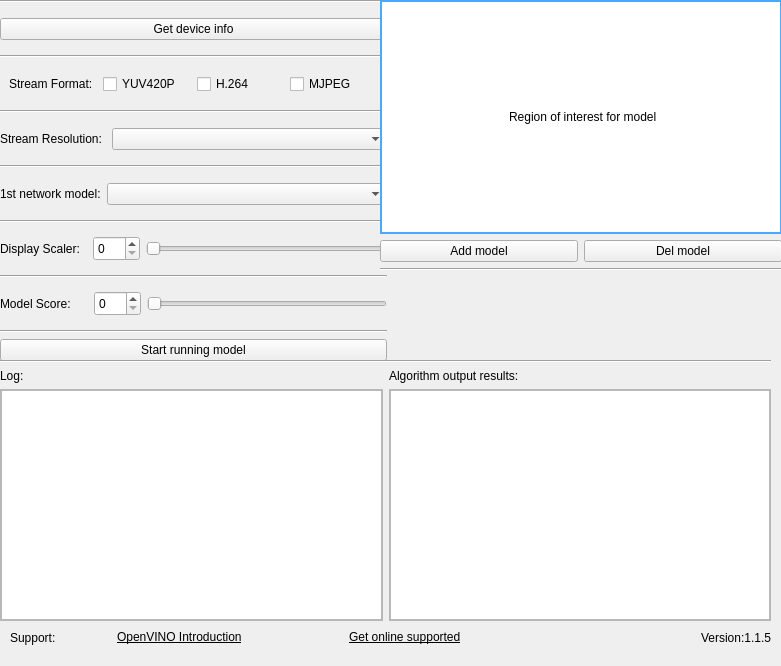
<?xml version="1.0" encoding="UTF-8"?>
<ui version="4.0">
 <class>Widget</class>
 <widget class="QWidget" name="Widget">
  <property name="geometry">
   <rect>
    <x>0</x>
    <y>0</y>
    <width>781</width>
    <height>666</height>
   </rect>
  </property>
  <property name="minimumSize">
   <size>
    <width>781</width>
    <height>666</height>
   </size>
  </property>
  <property name="maximumSize">
   <size>
    <width>781</width>
    <height>666</height>
   </size>
  </property>
  <property name="windowTitle">
   <string>Widget</string>
  </property>
  <widget class="QWidget" name="widget" native="true">
   <property name="geometry">
    <rect>
     <x>0</x>
     <y>0</y>
     <width>387</width>
     <height>361</height>
    </rect>
   </property>
   <layout class="QVBoxLayout" name="verticalLayout">
    <item>
     <widget class="Line" name="line">
      <property name="orientation">
       <enum>Qt::Horizontal</enum>
      </property>
     </widget>
    </item>
    <item>
     <widget class="QWidget" name="widget_7" native="true">
      <layout class="QHBoxLayout" name="horizontalLayout_10">
       <property name="spacing">
        <number>6</number>
       </property>
       <property name="leftMargin">
        <number>0</number>
       </property>
       <property name="topMargin">
        <number>0</number>
       </property>
       <property name="rightMargin">
        <number>0</number>
       </property>
       <property name="bottomMargin">
        <number>0</number>
       </property>
       <item>
        <widget class="QPushButton" name="check_device">
         <property name="text">
          <string>Get device info</string>
         </property>
        </widget>
       </item>
      </layout>
     </widget>
    </item>
    <item>
     <widget class="Line" name="line_5">
      <property name="orientation">
       <enum>Qt::Horizontal</enum>
      </property>
     </widget>
    </item>
    <item>
     <widget class="QWidget" name="widget_2" native="true">
      <property name="minimumSize">
       <size>
        <width>0</width>
        <height>0</height>
       </size>
      </property>
      <layout class="QHBoxLayout" name="horizontalLayout_3">
       <item>
        <widget class="QLabel" name="label">
         <property name="text">
          <string>Stream Format:</string>
         </property>
        </widget>
       </item>
       <item>
        <widget class="QCheckBox" name="yuv_stream">
         <property name="enabled">
          <bool>true</bool>
         </property>
         <property name="text">
          <string>YUV420P</string>
         </property>
         <property name="checked">
          <bool>false</bool>
         </property>
        </widget>
       </item>
       <item>
        <widget class="QCheckBox" name="h264_stream">
         <property name="enabled">
          <bool>true</bool>
         </property>
         <property name="text">
          <string>H.264</string>
         </property>
        </widget>
       </item>
       <item>
        <widget class="QCheckBox" name="mjpeg_stream">
         <property name="enabled">
          <bool>true</bool>
         </property>
         <property name="text">
          <string>MJPEG</string>
         </property>
        </widget>
       </item>
      </layout>
     </widget>
    </item>
    <item>
     <widget class="Line" name="line_2">
      <property name="orientation">
       <enum>Qt::Horizontal</enum>
      </property>
     </widget>
    </item>
    <item>
     <widget class="QWidget" name="widget_3" native="true">
      <layout class="QHBoxLayout" name="horizontalLayout" stretch="0,1">
       <property name="spacing">
        <number>6</number>
       </property>
       <property name="leftMargin">
        <number>0</number>
       </property>
       <property name="topMargin">
        <number>0</number>
       </property>
       <property name="rightMargin">
        <number>0</number>
       </property>
       <property name="bottomMargin">
        <number>0</number>
       </property>
       <item>
        <widget class="QLabel" name="label_13">
         <property name="text">
          <string>Stream Resolution: </string>
         </property>
        </widget>
       </item>
       <item>
        <widget class="QComboBox" name="outflow_mode"/>
       </item>
      </layout>
     </widget>
    </item>
    <item>
     <widget class="Line" name="line_3">
      <property name="orientation">
       <enum>Qt::Horizontal</enum>
      </property>
     </widget>
    </item>
    <item>
     <widget class="QWidget" name="widget_4" native="true">
      <layout class="QHBoxLayout" name="horizontalLayout_2" stretch="0,1">
       <property name="spacing">
        <number>6</number>
       </property>
       <property name="leftMargin">
        <number>0</number>
       </property>
       <property name="topMargin">
        <number>0</number>
       </property>
       <property name="rightMargin">
        <number>0</number>
       </property>
       <property name="bottomMargin">
        <number>0</number>
       </property>
       <item>
        <widget class="QLabel" name="label_2">
         <property name="text">
          <string>1st network model:</string>
         </property>
        </widget>
       </item>
       <item>
        <widget class="QComboBox" name="model_1st"/>
       </item>
      </layout>
     </widget>
    </item>
    <item>
     <widget class="Line" name="line_6">
      <property name="orientation">
       <enum>Qt::Horizontal</enum>
      </property>
     </widget>
    </item>
    <item>
     <widget class="QWidget" name="widget_11" native="true">
      <layout class="QHBoxLayout" name="horizontalLayout_8">
       <property name="spacing">
        <number>6</number>
       </property>
       <property name="leftMargin">
        <number>0</number>
       </property>
       <property name="topMargin">
        <number>0</number>
       </property>
       <property name="rightMargin">
        <number>0</number>
       </property>
       <property name="bottomMargin">
        <number>0</number>
       </property>
       <item>
        <widget class="QLabel" name="label_11">
         <property name="minimumSize">
          <size>
           <width>80</width>
           <height>25</height>
          </size>
         </property>
         <property name="text">
          <string>Display Scaler:  </string>
         </property>
        </widget>
       </item>
       <item>
        <widget class="QSpinBox" name="scale_spinbox">
         <property name="minimumSize">
          <size>
           <width>45</width>
           <height>25</height>
          </size>
         </property>
         <property name="maximum">
          <number>100</number>
         </property>
        </widget>
       </item>
       <item>
        <widget class="QSlider" name="horizontalSlider">
         <property name="maximum">
          <number>100</number>
         </property>
         <property name="orientation">
          <enum>Qt::Horizontal</enum>
         </property>
        </widget>
       </item>
      </layout>
     </widget>
    </item>
    <item>
     <widget class="Line" name="line_7">
      <property name="orientation">
       <enum>Qt::Horizontal</enum>
      </property>
     </widget>
    </item>
    <item>
     <widget class="QWidget" name="widget_10" native="true">
      <layout class="QHBoxLayout" name="horizontalLayout_6">
       <property name="spacing">
        <number>6</number>
       </property>
       <property name="leftMargin">
        <number>0</number>
       </property>
       <property name="topMargin">
        <number>0</number>
       </property>
       <property name="rightMargin">
        <number>0</number>
       </property>
       <property name="bottomMargin">
        <number>0</number>
       </property>
       <item>
        <widget class="QLabel" name="label_12">
         <property name="minimumSize">
          <size>
           <width>80</width>
           <height>25</height>
          </size>
         </property>
         <property name="text">
          <string>Model Score:     </string>
         </property>
        </widget>
       </item>
       <item>
        <widget class="QSpinBox" name="min_score_spinbox">
         <property name="minimumSize">
          <size>
           <width>45</width>
           <height>25</height>
          </size>
         </property>
         <property name="maximum">
          <number>100</number>
         </property>
        </widget>
       </item>
       <item>
        <widget class="QSlider" name="horizontalSlider_2">
         <property name="maximum">
          <number>100</number>
         </property>
         <property name="orientation">
          <enum>Qt::Horizontal</enum>
         </property>
        </widget>
       </item>
      </layout>
     </widget>
    </item>
    <item>
     <widget class="Line" name="line_4">
      <property name="orientation">
       <enum>Qt::Horizontal</enum>
      </property>
     </widget>
    </item>
    <item>
     <widget class="QPushButton" name="load_fw_btn">
      <property name="text">
       <string>Start running model</string>
      </property>
     </widget>
    </item>
   </layout>
  </widget>
  <widget class="QWidget" name="widget_6" native="true">
   <property name="geometry">
    <rect>
     <x>380</x>
     <y>0</y>
     <width>402</width>
     <height>271</height>
    </rect>
   </property>
   <layout class="QGridLayout" name="gridLayout_2">
    <item row="0" column="0" colspan="2">
     <widget class="roi_label" name="roi_setting_area">
      <property name="minimumSize">
       <size>
        <width>384</width>
        <height>216</height>
       </size>
      </property>
      <property name="cursor">
       <cursorShape>ArrowCursor</cursorShape>
      </property>
      <property name="styleSheet">
       <string notr="true">background-color: rgb(255, 255, 255);
border:2px solid rgb(71, 169, 255);</string>
      </property>
      <property name="text">
       <string> Region of interest for model</string>
      </property>
      <property name="alignment">
       <set>Qt::AlignCenter</set>
      </property>
     </widget>
    </item>
    <item row="1" column="0">
     <widget class="QPushButton" name="Add_widget">
      <property name="text">
       <string>Add model</string>
      </property>
     </widget>
    </item>
    <item row="1" column="1">
     <widget class="QPushButton" name="Del_widget">
      <property name="text">
       <string>Del model</string>
      </property>
     </widget>
    </item>
    <item row="2" column="0" colspan="2">
     <widget class="Line" name="line_9">
      <property name="orientation">
       <enum>Qt::Horizontal</enum>
      </property>
     </widget>
    </item>
   </layout>
  </widget>
  <widget class="QWidget" name="widget_8" native="true">
   <property name="geometry">
    <rect>
     <x>0</x>
     <y>360</y>
     <width>771</width>
     <height>261</height>
    </rect>
   </property>
   <layout class="QGridLayout" name="gridLayout_4">
    <item row="1" column="0">
     <widget class="QLabel" name="label_9">
      <property name="text">
       <string>Log:</string>
      </property>
     </widget>
    </item>
    <item row="2" column="0">
     <widget class="QScrollArea" name="scrollArea">
      <property name="widgetResizable">
       <bool>true</bool>
      </property>
      <widget class="QWidget" name="scrollAreaWidgetContents">
       <property name="geometry">
        <rect>
         <x>0</x>
         <y>0</y>
         <width>372</width>
         <height>209</height>
        </rect>
       </property>
       <layout class="QHBoxLayout" name="horizontalLayout_4">
        <property name="leftMargin">
         <number>0</number>
        </property>
        <property name="topMargin">
         <number>0</number>
        </property>
        <property name="rightMargin">
         <number>0</number>
        </property>
        <property name="bottomMargin">
         <number>0</number>
        </property>
        <item>
         <widget class="QTextBrowser" name="log_area"/>
        </item>
       </layout>
      </widget>
     </widget>
    </item>
    <item row="1" column="1">
     <widget class="QLabel" name="label_10">
      <property name="text">
       <string>Algorithm output results:</string>
      </property>
     </widget>
    </item>
    <item row="2" column="1">
     <widget class="QScrollArea" name="scrollArea_2">
      <property name="widgetResizable">
       <bool>true</bool>
      </property>
      <widget class="QWidget" name="scrollAreaWidgetContents_2">
       <property name="geometry">
        <rect>
         <x>0</x>
         <y>0</y>
         <width>371</width>
         <height>209</height>
        </rect>
       </property>
       <layout class="QHBoxLayout" name="horizontalLayout_5">
        <property name="leftMargin">
         <number>0</number>
        </property>
        <property name="topMargin">
         <number>0</number>
        </property>
        <property name="rightMargin">
         <number>0</number>
        </property>
        <property name="bottomMargin">
         <number>0</number>
        </property>
        <item>
         <widget class="QTextBrowser" name="algo_area"/>
        </item>
       </layout>
      </widget>
     </widget>
    </item>
    <item row="0" column="0" colspan="2">
     <widget class="Line" name="line_10">
      <property name="orientation">
       <enum>Qt::Horizontal</enum>
      </property>
     </widget>
    </item>
   </layout>
  </widget>
  <widget class="QWidget" name="widget_12" native="true">
   <property name="geometry">
    <rect>
     <x>10</x>
     <y>620</y>
     <width>761</width>
     <height>35</height>
    </rect>
   </property>
   <layout class="QHBoxLayout" name="horizontalLayout_9" stretch="1,1,1,1,2,1">
    <item>
     <widget class="QLabel" name="label_15">
      <property name="text">
       <string>Support:</string>
      </property>
     </widget>
    </item>
    <item>
     <widget class="browserlabel" name="web_label1">
      <property name="cursor">
       <cursorShape>PointingHandCursor</cursorShape>
      </property>
      <property name="text">
       <string>&lt;html&gt;&lt;head/&gt;&lt;body&gt;&lt;p&gt;&lt;span style=&quot; text-decoration: underline;&quot;&gt;OpenVINO Introduction&lt;/span&gt;&lt;/p&gt;&lt;/body&gt;&lt;/html&gt;</string>
      </property>
     </widget>
    </item>
    <item>
     <spacer name="horizontalSpacer_4">
      <property name="orientation">
       <enum>Qt::Horizontal</enum>
      </property>
      <property name="sizeHint" stdset="0">
       <size>
        <width>40</width>
        <height>20</height>
       </size>
      </property>
     </spacer>
    </item>
    <item>
     <widget class="browserlabel" name="web_label3">
      <property name="cursor">
       <cursorShape>PointingHandCursor</cursorShape>
      </property>
      <property name="text">
       <string>&lt;html&gt;&lt;head/&gt;&lt;body&gt;&lt;p&gt;&lt;span style=&quot; text-decoration: underline;&quot;&gt;Get online supported&lt;/span&gt;&lt;/p&gt;&lt;/body&gt;&lt;/html&gt;</string>
      </property>
     </widget>
    </item>
    <item>
     <spacer name="horizontalSpacer_6">
      <property name="orientation">
       <enum>Qt::Horizontal</enum>
      </property>
      <property name="sizeHint" stdset="0">
       <size>
        <width>40</width>
        <height>20</height>
       </size>
      </property>
     </spacer>
    </item>
    <item>
     <widget class="QLabel" name="label_20">
      <property name="text">
       <string>Version:1.1.5</string>
      </property>
      <property name="alignment">
       <set>Qt::AlignRight|Qt::AlignTrailing|Qt::AlignVCenter</set>
      </property>
     </widget>
    </item>
   </layout>
  </widget>
  <widget class="QWidget" name="widget_9" native="true">
   <property name="geometry">
    <rect>
     <x>20</x>
     <y>720</y>
     <width>353</width>
     <height>43</height>
    </rect>
   </property>
   <layout class="QHBoxLayout" name="horizontalLayout_7">
    <item>
     <widget class="QLabel" name="label_3">
      <property name="enabled">
       <bool>false</bool>
      </property>
      <property name="text">
       <string>2nd network model:</string>
      </property>
     </widget>
    </item>
    <item>
     <widget class="QComboBox" name="model_2nd">
      <property name="enabled">
       <bool>false</bool>
      </property>
     </widget>
    </item>
   </layout>
  </widget>
  <widget class="QCheckBox" name="h265_stream">
   <property name="enabled">
    <bool>false</bool>
   </property>
   <property name="geometry">
    <rect>
     <x>400</x>
     <y>730</y>
     <width>121</width>
     <height>23</height>
    </rect>
   </property>
   <property name="text">
    <string>H.265</string>
   </property>
  </widget>
  <widget class="QComboBox" name="mvfile">
   <property name="geometry">
    <rect>
     <x>630</x>
     <y>720</y>
     <width>119</width>
     <height>25</height>
    </rect>
   </property>
  </widget>
  <widget class="QLabel" name="label_14">
   <property name="geometry">
    <rect>
     <x>505</x>
     <y>715</y>
     <width>119</width>
     <height>36</height>
    </rect>
   </property>
   <property name="text">
    <string>Firmware type:</string>
   </property>
  </widget>
 </widget>
 <customwidgets>
  <customwidget>
   <class>roi_label</class>
   <extends>QLabel</extends>
   <header location="global">my_class/roi_label.h</header>
  </customwidget>
  <customwidget>
   <class>browserlabel</class>
   <extends>QLabel</extends>
   <header location="global">my_class/browserlabel.h</header>
  </customwidget>
 </customwidgets>
 <resources/>
 <connections>
  <connection>
   <sender>model_1st</sender>
   <signal>currentTextChanged(QString)</signal>
   <receiver>Widget</receiver>
   <slot>model_1st_changed()</slot>
   <hints>
    <hint type="sourcelabel">
     <x>352</x>
     <y>179</y>
    </hint>
    <hint type="destinationlabel">
     <x>0</x>
     <y>113</y>
    </hint>
   </hints>
  </connection>
  <connection>
   <sender>model_2nd</sender>
   <signal>currentTextChanged(QString)</signal>
   <receiver>Widget</receiver>
   <slot>model_2nd_changed()</slot>
   <hints>
    <hint type="sourcelabel">
     <x>352</x>
     <y>237</y>
    </hint>
    <hint type="destinationlabel">
     <x>0</x>
     <y>201</y>
    </hint>
   </hints>
  </connection>
  <connection>
   <sender>yuv_stream</sender>
   <signal>clicked(bool)</signal>
   <receiver>Widget</receiver>
   <slot>yuv_selected()</slot>
   <hints>
    <hint type="sourcelabel">
     <x>243</x>
     <y>61</y>
    </hint>
    <hint type="destinationlabel">
     <x>0</x>
     <y>17</y>
    </hint>
   </hints>
  </connection>
  <connection>
   <sender>h264_stream</sender>
   <signal>clicked(bool)</signal>
   <receiver>Widget</receiver>
   <slot>h264_selected()</slot>
   <hints>
    <hint type="sourcelabel">
     <x>361</x>
     <y>61</y>
    </hint>
    <hint type="destinationlabel">
     <x>0</x>
     <y>11</y>
    </hint>
   </hints>
  </connection>
  <connection>
   <sender>mjpeg_stream</sender>
   <signal>clicked(bool)</signal>
   <receiver>Widget</receiver>
   <slot>mjpeg_selected()</slot>
   <hints>
    <hint type="sourcelabel">
     <x>243</x>
     <y>84</y>
    </hint>
    <hint type="destinationlabel">
     <x>0</x>
     <y>82</y>
    </hint>
   </hints>
  </connection>
  <connection>
   <sender>h265_stream</sender>
   <signal>clicked(bool)</signal>
   <receiver>Widget</receiver>
   <slot>h265_selected()</slot>
   <hints>
    <hint type="sourcelabel">
     <x>361</x>
     <y>84</y>
    </hint>
    <hint type="destinationlabel">
     <x>0</x>
     <y>87</y>
    </hint>
   </hints>
  </connection>
  <connection>
   <sender>min_score_spinbox</sender>
   <signal>valueChanged(int)</signal>
   <receiver>horizontalSlider_2</receiver>
   <slot>setValue(int)</slot>
   <hints>
    <hint type="sourcelabel">
     <x>122</x>
     <y>271</y>
    </hint>
    <hint type="destinationlabel">
     <x>352</x>
     <y>290</y>
    </hint>
   </hints>
  </connection>
  <connection>
   <sender>horizontalSlider_2</sender>
   <signal>valueChanged(int)</signal>
   <receiver>min_score_spinbox</receiver>
   <slot>setValue(int)</slot>
   <hints>
    <hint type="sourcelabel">
     <x>352</x>
     <y>290</y>
    </hint>
    <hint type="destinationlabel">
     <x>163</x>
     <y>295</y>
    </hint>
   </hints>
  </connection>
  <connection>
   <sender>scale_spinbox</sender>
   <signal>valueChanged(int)</signal>
   <receiver>horizontalSlider</receiver>
   <slot>setValue(int)</slot>
   <hints>
    <hint type="sourcelabel">
     <x>525</x>
     <y>338</y>
    </hint>
    <hint type="destinationlabel">
     <x>593</x>
     <y>338</y>
    </hint>
   </hints>
  </connection>
  <connection>
   <sender>horizontalSlider</sender>
   <signal>valueChanged(int)</signal>
   <receiver>scale_spinbox</receiver>
   <slot>setValue(int)</slot>
   <hints>
    <hint type="sourcelabel">
     <x>653</x>
     <y>342</y>
    </hint>
    <hint type="destinationlabel">
     <x>513</x>
     <y>340</y>
    </hint>
   </hints>
  </connection>
 </connections>
 <slots>
  <slot>model_1st_changed()</slot>
  <slot>model_2nd_changed()</slot>
  <slot>h264_selected()</slot>
  <slot>mjpeg_selected()</slot>
  <slot>h265_selected()</slot>
  <slot>yuv_selected()</slot>
 </slots>
</ui>
